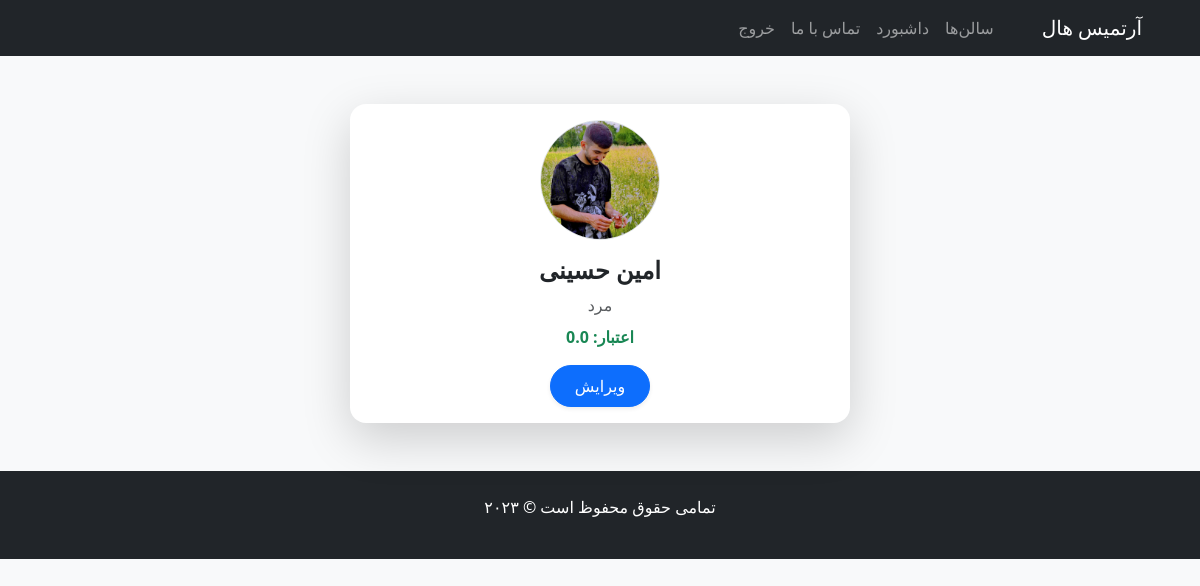
Page /site/dashboard (signed in) on the earlier database version.
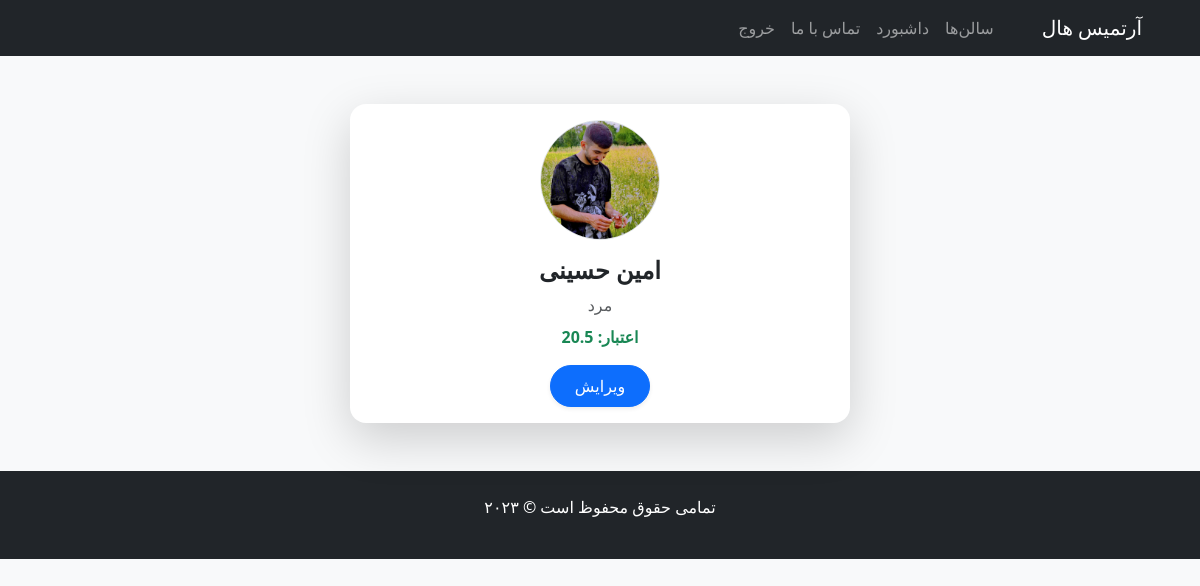
Same page on the later database version.
### cvProject/models.py (models this page shows, shortened)
class Profile(models.Model):
    user = models.OneToOneField(User, on_delete=models.CASCADE)
    credit = models.FloatField(default=0)
    image = models.ImageField(upload_to='cvProject/images/', null=True, blank=True)
    MAN = 1
    WOMAN = 2
    STATUS_CHOICES = (
        (MAN, "مرد"),
        (WOMAN, "خانم"),
    )
    gender = models.IntegerField(choices=STATUS_CHOICES, default=MAN)

### cvProject/views.py (the view)
# urls.py: path('dashboard', views.dashboard, name='dashboard'),
@login_required
def dashboard(request):
    try:
        profile = request.user.profile
    except ObjectDoesNotExist:
        profile = models.Profile.objects.create(user=request.user)
    context = {
        'profile': profile,
    }
    return render(request, 'profile.html', context)

### cvProject/templates/profile.html
{% extends 'base.html' %}
{% block content %}
<div class="container mt-5 d-flex justify-content-center">
    <div class="card shadow-lg border-0 rounded-4" style="max-width: 500px; width: 100%;">
        <div class="card-body text-center">
            <div class="mb-3">
                {% if profile.image %}
                <img src="{{ profile.image.url }}" class="rounded-circle border"
                     style="width: 120px; height: 120px; object-fit: cover;">
                {% else %}
                <img src="/media/default.png" class="rounded-circle border"
                     style="width: 120px; height: 120px; object-fit: cover;">
                {% endif %}
            </div>
            <h4 class="fw-bold">{{ profile.user.get_full_name }}</h4>
            <p class="text-muted mb-2">{{ profile.get_gender_display }}</p>
            <p class="fw-semibold text-success">اعتبار: {{ profile.credit }}</p>
            <button class="btn btn-primary rounded-pill px-4 py-2 shadow-sm">
                <a href="{% url 'dashboardEdit' %}" class="text-white text-decoration-none">ویرایش</a>
            </button>
        </div>
    </div>
</div>
{% endblock %}

### cvProject/templates/base.html (shortened to what this page needs)
<!DOCTYPE html>
<html lang="fa" dir="rtl">
<head>
    <link href="https://cdn.jsdelivr.net/npm/bootstrap@5.3.0/dist/css/bootstrap.min.css" rel="stylesheet">
    <link rel="stylesheet" href="https://cdn.jsdelivr.net/npm/bootstrap-icons@1.10.5/font/bootstrap-icons.css">
</head>
<body class="bg-light">
<nav class="navbar navbar-expand-lg navbar-dark bg-dark">
    <div class="container">
        <a class="navbar-brand" href="{% url 'home' %}">آرتمیس هال</a>
        <div class="collapse navbar-collapse" id="navbarNav">
            <ul class="navbar-nav ms-auto">
                <li class="nav-item"><a class="nav-link" href="{% url 'venues' %}">سالن‌ها</a></li>
                <li class="nav-item"><a class="nav-link" href="{% url 'dashboard' %}">داشبورد</a></li>
                <li class="nav-item"><a class="nav-link" href="{% url 'contact' %}">تماس با ما</a></li>
                {% if user.is_authenticated %}
                <li class="nav-item"><a class="nav-link" href="{% url 'logout' %}">خروج</a></li>
                {% else %}
                <li class="nav-item"><a class="nav-link" href="{% url 'login' %}">ورود</a></li>
                <li class="nav-item"><a class="nav-link" href="{% url 'register' %}">ثبت نام</a></li>
                {% endif %}
            </ul>
        </div>
    </div>
</nav>
<main class="container my-5">
    {% block content %}{% endblock %}
</main>
<footer class="bg-dark text-white py-4">
    <div class="container text-center">
        <p>تمامی حقوق محفوظ است © ۲۰۲۳</p>
    </div>
</footer>
</body>
</html>

Differences in the rows shown:
changed Profile "مرد": credit "0.0" → "20.5"
